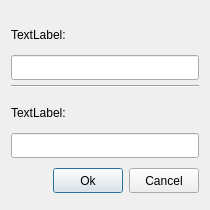
<?xml version="1.0" encoding="UTF-8"?>
<ui version="4.0">
 <class>dlg_experiment_copy</class>
 <widget class="QDialog" name="dlg_experiment_copy">
  <property name="geometry">
   <rect>
    <x>0</x>
    <y>0</y>
    <width>210</width>
    <height>210</height>
   </rect>
  </property>
  <property name="minimumSize">
   <size>
    <width>210</width>
    <height>210</height>
   </size>
  </property>
  <property name="maximumSize">
   <size>
    <width>210</width>
    <height>210</height>
   </size>
  </property>
  <property name="windowTitle">
   <string>Copy</string>
  </property>
  <layout class="QVBoxLayout" name="verticalLayout">
   <item>
    <layout class="QVBoxLayout" name="vly_01">
     <property name="spacing">
      <number>5</number>
     </property>
     <item>
      <layout class="QVBoxLayout" name="vly_02">
       <property name="spacing">
        <number>0</number>
       </property>
       <item>
        <widget class="QLabel" name="lbl_code">
         <property name="minimumSize">
          <size>
           <width>0</width>
           <height>40</height>
          </size>
         </property>
         <property name="maximumSize">
          <size>
           <width>16777215</width>
           <height>40</height>
          </size>
         </property>
         <property name="text">
          <string>TextLabel:</string>
         </property>
        </widget>
       </item>
       <item>
        <widget class="QLineEdit" name="led_code">
         <property name="minimumSize">
          <size>
           <width>0</width>
           <height>25</height>
          </size>
         </property>
         <property name="maximumSize">
          <size>
           <width>16777215</width>
           <height>25</height>
          </size>
         </property>
         <property name="maxLength">
          <number>10</number>
         </property>
        </widget>
       </item>
      </layout>
     </item>
     <item>
      <widget class="Line" name="lne_01">
       <property name="orientation">
        <enum>Qt::Horizontal</enum>
       </property>
      </widget>
     </item>
     <item>
      <layout class="QVBoxLayout" name="vly_03">
       <property name="spacing">
        <number>0</number>
       </property>
       <item>
        <widget class="QLabel" name="lbl_version">
         <property name="minimumSize">
          <size>
           <width>0</width>
           <height>40</height>
          </size>
         </property>
         <property name="maximumSize">
          <size>
           <width>16777215</width>
           <height>40</height>
          </size>
         </property>
         <property name="text">
          <string>TextLabel:</string>
         </property>
        </widget>
       </item>
       <item>
        <widget class="QLineEdit" name="led_version">
         <property name="minimumSize">
          <size>
           <width>0</width>
           <height>25</height>
          </size>
         </property>
         <property name="maximumSize">
          <size>
           <width>16777215</width>
           <height>25</height>
          </size>
         </property>
         <property name="maxLength">
          <number>10</number>
         </property>
        </widget>
       </item>
      </layout>
     </item>
    </layout>
   </item>
   <item>
    <layout class="QHBoxLayout" name="hly_01">
     <item>
      <spacer name="hsp_01">
       <property name="orientation">
        <enum>Qt::Horizontal</enum>
       </property>
       <property name="sizeHint" stdset="0">
        <size>
         <width>40</width>
         <height>20</height>
        </size>
       </property>
      </spacer>
     </item>
     <item>
      <widget class="QPushButton" name="pbt_ok">
       <property name="minimumSize">
        <size>
         <width>70</width>
         <height>25</height>
        </size>
       </property>
       <property name="maximumSize">
        <size>
         <width>70</width>
         <height>25</height>
        </size>
       </property>
       <property name="text">
        <string>Ok</string>
       </property>
      </widget>
     </item>
     <item>
      <widget class="QPushButton" name="pbt_cancel">
       <property name="minimumSize">
        <size>
         <width>70</width>
         <height>25</height>
        </size>
       </property>
       <property name="maximumSize">
        <size>
         <width>70</width>
         <height>25</height>
        </size>
       </property>
       <property name="text">
        <string>Cancel</string>
       </property>
      </widget>
     </item>
    </layout>
   </item>
  </layout>
 </widget>
 <resources/>
 <connections/>
</ui>
